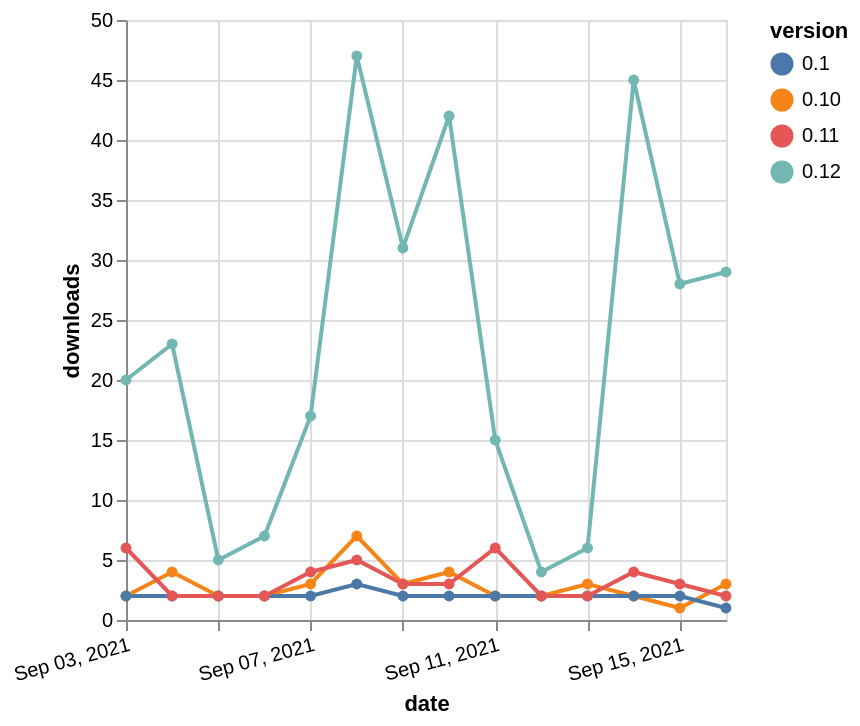

Vega-Lite specification for this chart:
### Vega-Lite specification from a JSON file in a GitHub repository (floating-point values rounded to 4 significant figures)
{"$schema": "https://vega.github.io/schema/vega-lite/v5.json", "description": "A simple bar chart with embedded data.", "data": {"values": [{"date": "2021-09-03", "total": 8741, "delta": 2, "version": "0.10"}, {"date": "2021-09-04", "total": 8745, "delta": 4, "version": "0.10"}, {"date": "2021-09-05", "total": 8747, "delta": 2, "version": "0.10"}, {"date": "2021-09-06", "total": 8749, "delta": 2, "version": "0.10"}, {"date": "2021-09-07", "total": 8752, "delta": 3, "version": "0.10"}, {"date": "2021-09-08", "total": 8759, "delta": 7, "version": "0.10"}, {"date": "2021-09-09", "total": 8762, "delta": 3, "version": "0.10"}, {"date": "2021-09-10", "total": 8766, "delta": 4, "version": "0.10"}, {"date": "2021-09-11", "total": 8768, "delta": 2, "version": "0.10"}, {"date": "2021-09-12", "total": 8770, "delta": 2, "version": "0.10"}, {"date": "2021-09-13", "total": 8773, "delta": 3, "version": "0.10"}, {"date": "2021-09-14", "total": 8775, "delta": 2, "version": "0.10"}, {"date": "2021-09-15", "total": 8776, "delta": 1, "version": "0.10"}, {"date": "2021-09-16", "total": 8779, "delta": 3, "version": "0.10"}, {"date": "2021-09-03", "total": 2486, "delta": 2, "version": "0.1"}, {"date": "2021-09-04", "total": 2488, "delta": 2, "version": "0.1"}, {"date": "2021-09-05", "total": 2490, "delta": 2, "version": "0.1"}, {"date": "2021-09-06", "total": 2492, "delta": 2, "version": "0.1"}, {"date": "2021-09-07", "total": 2494, "delta": 2, "version": "0.1"}, {"date": "2021-09-08", "total": 2497, "delta": 3, "version": "0.1"}, {"date": "2021-09-09", "total": 2499, "delta": 2, "version": "0.1"}, {"date": "2021-09-10", "total": 2501, "delta": 2, "version": "0.1"}, {"date": "2021-09-11", "total": 2503, "delta": 2, "version": "0.1"}, {"date": "2021-09-12", "total": 2505, "delta": 2, "version": "0.1"}, {"date": "2021-09-13", "total": 2507, "delta": 2, "version": "0.1"}, {"date": "2021-09-14", "total": 2509, "delta": 2, "version": "0.1"}, {"date": "2021-09-15", "total": 2511, "delta": 2, "version": "0.1"}, {"date": "2021-09-16", "total": 2512, "delta": 1, "version": "0.1"}, {"date": "2021-09-03", "total": 17162, "delta": 6, "version": "0.11"}, {"date": "2021-09-04", "total": 17164, "delta": 2, "version": "0.11"}, {"date": "2021-09-05", "total": 17166, "delta": 2, "version": "0.11"}, {"date": "2021-09-06", "total": 17168, "delta": 2, "version": "0.11"}, {"date": "2021-09-07", "total": 17172, "delta": 4, "version": "0.11"}, {"date": "2021-09-08", "total": 17177, "delta": 5, "version": "0.11"}, {"date": "2021-09-09", "total": 17180, "delta": 3, "version": "0.11"}, {"date": "2021-09-10", "total": 17183, "delta": 3, "version": "0.11"}, {"date": "2021-09-11", "total": 17189, "delta": 6, "version": "0.11"}, {"date": "2021-09-12", "total": 17191, "delta": 2, "version": "0.11"}, {"date": "2021-09-13", "total": 17193, "delta": 2, "version": "0.11"}, {"date": "2021-09-14", "total": 17197, "delta": 4, "version": "0.11"}, {"date": "2021-09-15", "total": 17200, "delta": 3, "version": "0.11"}, {"date": "2021-09-16", "total": 17202, "delta": 2, "version": "0.11"}, {"date": "2021-09-03", "total": 27152, "delta": 20, "version": "0.12"}, {"date": "2021-09-04", "total": 27175, "delta": 23, "version": "0.12"}, {"date": "2021-09-05", "total": 27180, "delta": 5, "version": "0.12"}, {"date": "2021-09-06", "total": 27187, "delta": 7, "version": "0.12"}, {"date": "2021-09-07", "total": 27204, "delta": 17, "version": "0.12"}, {"date": "2021-09-08", "total": 27251, "delta": 47, "version": "0.12"}, {"date": "2021-09-09", "total": 27282, "delta": 31, "version": "0.12"}, {"date": "2021-09-10", "total": 27324, "delta": 42, "version": "0.12"}, {"date": "2021-09-11", "total": 27339, "delta": 15, "version": "0.12"}, {"date": "2021-09-12", "total": 27343, "delta": 4, "version": "0.12"}, {"date": "2021-09-13", "total": 27349, "delta": 6, "version": "0.12"}, {"date": "2021-09-14", "total": 27394, "delta": 45, "version": "0.12"}, {"date": "2021-09-15", "total": 27422, "delta": 28, "version": "0.12"}, {"date": "2021-09-16", "total": 27451, "delta": 29, "version": "0.12"}]}, "width": "container", "mark": {"type": "line", "point": {"filled": true}}, "encoding": {"x": {"field": "date", "type": "temporal", "timeUnit": "yearmonthdate", "title": "date", "axis": {"labelAngle": -15}}, "y": {"field": "delta", "type": "quantitative", "title": "downloads"}, "color": {"field": "version", "type": "nominal"}, "tooltip": {"field": "delta"}}}
